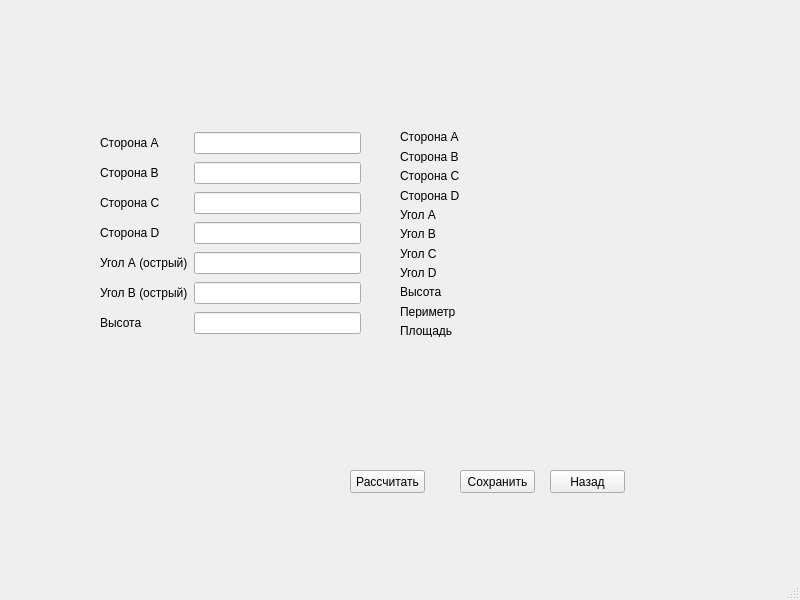
<?xml version="1.0" encoding="UTF-8"?>
<ui version="4.0">
 <class>TrapezoidCreation</class>
 <widget class="QMainWindow" name="TrapezoidCreation">
  <property name="geometry">
   <rect>
    <x>0</x>
    <y>0</y>
    <width>800</width>
    <height>600</height>
   </rect>
  </property>
  <property name="windowTitle">
   <string>MainWindow</string>
  </property>
  <widget class="QWidget" name="centralwidget">
   <widget class="QPushButton" name="pushButton">
    <property name="geometry">
     <rect>
      <x>460</x>
      <y>470</y>
      <width>75</width>
      <height>23</height>
     </rect>
    </property>
    <property name="text">
     <string>Сохранить</string>
    </property>
   </widget>
   <widget class="QPushButton" name="pushButton_2">
    <property name="geometry">
     <rect>
      <x>550</x>
      <y>470</y>
      <width>75</width>
      <height>23</height>
     </rect>
    </property>
    <property name="text">
     <string>Назад</string>
    </property>
   </widget>
   <widget class="QPushButton" name="pushButton_3">
    <property name="geometry">
     <rect>
      <x>350</x>
      <y>470</y>
      <width>75</width>
      <height>23</height>
     </rect>
    </property>
    <property name="text">
     <string>Рассчитать</string>
    </property>
   </widget>
   <widget class="QWidget" name="">
    <property name="geometry">
     <rect>
      <x>100</x>
      <y>130</y>
      <width>261</width>
      <height>211</height>
     </rect>
    </property>
    <layout class="QGridLayout" name="gridLayout">
     <item row="0" column="0">
      <widget class="QLabel" name="label">
       <property name="text">
        <string>Сторона А</string>
       </property>
      </widget>
     </item>
     <item row="0" column="1">
      <widget class="QLineEdit" name="edit_side_a"/>
     </item>
     <item row="1" column="0">
      <widget class="QLabel" name="label_2">
       <property name="text">
        <string>Сторона В</string>
       </property>
      </widget>
     </item>
     <item row="1" column="1">
      <widget class="QLineEdit" name="edit_side_b"/>
     </item>
     <item row="2" column="0">
      <widget class="QLabel" name="label_3">
       <property name="text">
        <string>Сторона С</string>
       </property>
      </widget>
     </item>
     <item row="2" column="1">
      <widget class="QLineEdit" name="edit_side_c"/>
     </item>
     <item row="3" column="0">
      <widget class="QLabel" name="label_4">
       <property name="text">
        <string>Сторона D</string>
       </property>
      </widget>
     </item>
     <item row="3" column="1">
      <widget class="QLineEdit" name="edit_side_d"/>
     </item>
     <item row="4" column="0">
      <widget class="QLabel" name="label_5">
       <property name="text">
        <string>Угол А (острый)</string>
       </property>
      </widget>
     </item>
     <item row="4" column="1">
      <widget class="QLineEdit" name="edit_angle_a"/>
     </item>
     <item row="5" column="0">
      <widget class="QLabel" name="label_6">
       <property name="text">
        <string>Угол В (острый)</string>
       </property>
      </widget>
     </item>
     <item row="5" column="1">
      <widget class="QLineEdit" name="edit_angle_b"/>
     </item>
     <item row="6" column="0">
      <widget class="QLabel" name="label_7">
       <property name="text">
        <string>Высота</string>
       </property>
      </widget>
     </item>
     <item row="6" column="1">
      <widget class="QLineEdit" name="edit_height"/>
     </item>
    </layout>
   </widget>
   <widget class="QWidget" name="">
    <property name="geometry">
     <rect>
      <x>400</x>
      <y>130</y>
      <width>191</width>
      <height>207</height>
     </rect>
    </property>
    <layout class="QGridLayout" name="gridLayout_2">
     <item row="0" column="0">
      <layout class="QVBoxLayout" name="verticalLayout">
       <item>
        <widget class="QLabel" name="label_8">
         <property name="text">
          <string>Сторона А</string>
         </property>
        </widget>
       </item>
       <item>
        <widget class="QLabel" name="label_9">
         <property name="text">
          <string>Сторона В</string>
         </property>
        </widget>
       </item>
       <item>
        <widget class="QLabel" name="label_10">
         <property name="text">
          <string>Сторона С</string>
         </property>
        </widget>
       </item>
       <item>
        <widget class="QLabel" name="label_11">
         <property name="text">
          <string>Сторона D</string>
         </property>
        </widget>
       </item>
       <item>
        <widget class="QLabel" name="label_12">
         <property name="text">
          <string>Угол А</string>
         </property>
        </widget>
       </item>
       <item>
        <widget class="QLabel" name="label_13">
         <property name="text">
          <string>Угол В</string>
         </property>
        </widget>
       </item>
       <item>
        <widget class="QLabel" name="label_14">
         <property name="text">
          <string>Угол С</string>
         </property>
        </widget>
       </item>
       <item>
        <widget class="QLabel" name="label_15">
         <property name="text">
          <string>Угол D</string>
         </property>
        </widget>
       </item>
       <item>
        <widget class="QLabel" name="label_16">
         <property name="text">
          <string>Высота</string>
         </property>
        </widget>
       </item>
       <item>
        <widget class="QLabel" name="label_17">
         <property name="text">
          <string>Периметр</string>
         </property>
        </widget>
       </item>
       <item>
        <widget class="QLabel" name="label_18">
         <property name="text">
          <string>Площадь</string>
         </property>
        </widget>
       </item>
      </layout>
     </item>
     <item row="0" column="1">
      <layout class="QVBoxLayout" name="verticalLayout_2">
       <item>
        <widget class="QLabel" name="side_a">
         <property name="text">
          <string/>
         </property>
        </widget>
       </item>
       <item>
        <widget class="QLabel" name="side_b">
         <property name="text">
          <string/>
         </property>
        </widget>
       </item>
       <item>
        <widget class="QLabel" name="side_c">
         <property name="text">
          <string/>
         </property>
        </widget>
       </item>
       <item>
        <widget class="QLabel" name="side_d">
         <property name="text">
          <string/>
         </property>
        </widget>
       </item>
       <item>
        <widget class="QLabel" name="angle_a">
         <property name="text">
          <string/>
         </property>
        </widget>
       </item>
       <item>
        <widget class="QLabel" name="angle_b">
         <property name="text">
          <string/>
         </property>
        </widget>
       </item>
       <item>
        <widget class="QLabel" name="angle_c">
         <property name="text">
          <string/>
         </property>
        </widget>
       </item>
       <item>
        <widget class="QLabel" name="angle_d">
         <property name="text">
          <string/>
         </property>
        </widget>
       </item>
       <item>
        <widget class="QLabel" name="height">
         <property name="text">
          <string/>
         </property>
        </widget>
       </item>
       <item>
        <widget class="QLabel" name="perimeter">
         <property name="text">
          <string/>
         </property>
        </widget>
       </item>
       <item>
        <widget class="QLabel" name="square">
         <property name="text">
          <string/>
         </property>
        </widget>
       </item>
      </layout>
     </item>
    </layout>
   </widget>
  </widget>
  <widget class="QMenuBar" name="menubar">
   <property name="geometry">
    <rect>
     <x>0</x>
     <y>0</y>
     <width>800</width>
     <height>21</height>
    </rect>
   </property>
  </widget>
  <widget class="QStatusBar" name="statusbar"/>
 </widget>
 <resources/>
 <connections/>
</ui>
